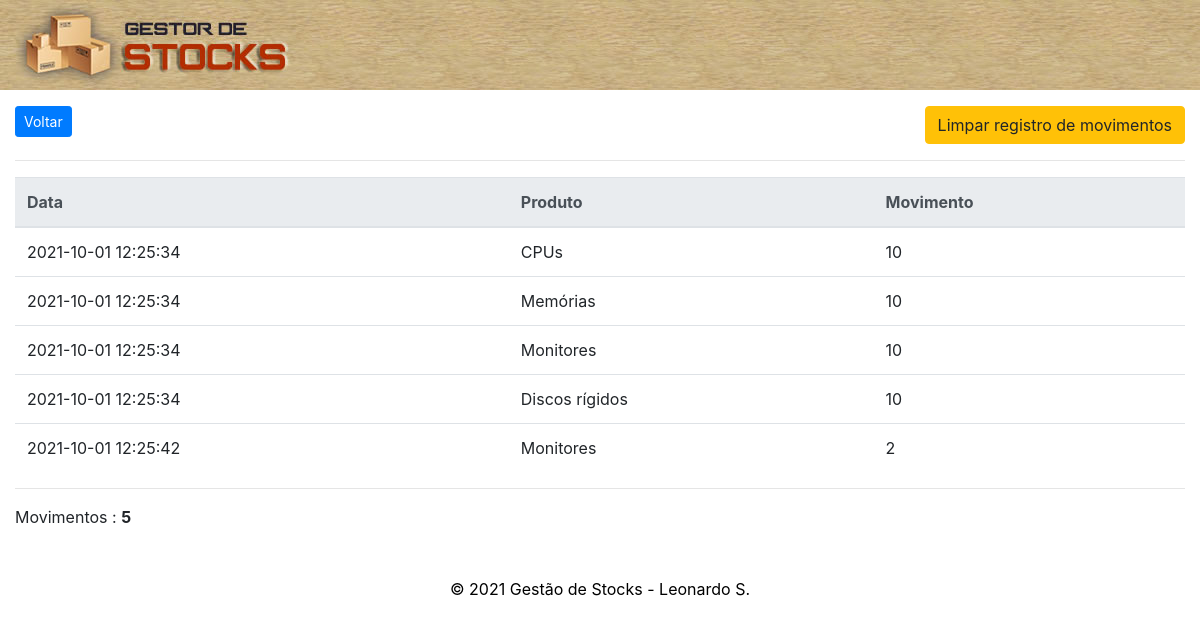
The app's page /index.php/gestao/movimentos with its own data.
### tables this page shows
CREATE TABLE `movimentos` (
  `id_movimento` int(11) UNSIGNED NOT NULL,
  `id_produto` int(11) UNSIGNED DEFAULT NULL,
  `quantidade` int(11) DEFAULT NULL,
  `data_hora` datetime DEFAULT NULL
);

CREATE TABLE `produtos` (
  `id_produto` int(11) UNSIGNED NOT NULL,
  `designacao` varchar(50) DEFAULT NULL,
  `quantidade` int(11) DEFAULT NULL
);

### application/controllers/Gestao.php (called while the page is built, shortened)
<?php
class Gestao extends CI_Controller{
    public function movimentos(){
        $this->load->view("layout/_header");
        $this->load->view("layout/cabecalho");
        $this->load->model("stock");
        $dados['movimentos'] =$this->stock->movimentos();
        $this->load->view("stock/movimentos",$dados);
        $this->load->view("layout/rodape_interno");
        $this->load->view("layout/_footer");
    }
}
?>

### index.php (called while the page is built, shortened)
<?php
require_once BASEPATH.'core/CodeIgniter.php';

### application/models/stock.php (called while the page is built, shortened)
<?php
class Stock extends CI_Model{
    public function movimentos(){
        $resultados = $this->db->select('m.*, p.designacao designacao, p.quantidade temp')
                               ->from("movimentos as m")
                               ->join("produtos as p","m.id_produto = p.id_produto","left")
                               ->get();
        return $resultados->result_array();
    }
}
?>

### application/views/stock/movimentos.php (the view, shortened to what this page needs)
<div class="container-fluid pt-3 pb-3">
    <div class="row">
        <div class="col-6">
            <a href="<?php echo site_url("gestao/home") ?>" class="btn btn-sm btn-primary">Voltar</a>
        </div>
        <div class="col-6 text-right">
            <a href="<?php echo site_url("gestao/limparregistromovimentos")  ?>" class="btn btn-warning">Limpar registro de movimentos</a>
        </div>
    </div>
    <hr>
    <?php if(count($movimentos) == 0): ?>
        <div class="text-center pt-2 pb-2">
        <p class="text-center alert alert-danger"><i class="fas fa-info-circle"></i> Não existe movimentos.</p>
        </div>
    <?php else: ?>
        <table class="table table-hover">
            <thead class="thead-light">
                <th>Data</th>
                <th>Produto</th>
                <th>Movimento</th>
            </thead>
            <?php foreach($movimentos as $movimento): ?>
                <tr>
                    <td><?php echo $movimento['data_hora'] ?> </td>
                    <td><?php echo $movimento['designacao'] ?> </td>
                    <td><?php echo $movimento['quantidade'] ?> </td>
                </tr>
            <?php endforeach; ?>
        </table>
        <hr>
        <p>Movimentos : <b><?php echo count($movimentos) ?></b></p>
     <?php endif; ?>
</div>

### application/views/layout/_header.php (shortened to what this page needs)
<!DOCTYPE html>
<html lang="pt-br">
<head>
    <link rel="stylesheet" href="https://stackpath.bootstrapcdn.com/bootstrap/4.1.0/css/bootstrap.min.css">
    <link href="https://stackpath.bootstrapcdn.com/font-awesome/4.7.0/css/font-awesome.min.css" rel="stylesheet">
    <link rel="stylesheet" href="<?php echo base_url("assets/css/main.css"); ?>">
</head>
<body>

### application/views/layout/cabecalho.php (shortened to what this page needs)
<div class="container-fluid cabecalho">
</div>

### application/views/layout/rodape_interno.php (shortened to what this page needs)
<div class="conteiner-fluid rodape pt-3 pb-3">
    <div class="text-center">
        &copy <?php echo date("Y"); ?> Gestão de Stocks - Leonardo S. <br><br>
    </div>

### application/views/layout/_footer.php (shortened to what this page needs)
</body>
</html>

### assets/css/global/_base.css (style rules this page uses)
* { padding:0; margin:0; }

### assets/css/global/_cabecalho.css (style rules this page uses)
.cabecalho { background : url("../../img/topo_stock.jpg"); height:90px; }

### assets/css/global/_rodape.css (style rules this page uses)
.rodape { color:black; }

### records on screen
movimentos: data_hora "2021-10-01 12:25:34", id_produto.designacao "CPUs", quantidade "10"
movimentos: data_hora "2021-10-01 12:25:34", id_produto.designacao "Memórias", quantidade "10"
movimentos: data_hora "2021-10-01 12:25:34", id_produto.designacao "Monitores", quantidade "10"
movimentos: data_hora "2021-10-01 12:25:34", id_produto.designacao "Discos rígidos", quantidade "10"
movimentos: data_hora "2021-10-01 12:25:42", id_produto.designacao "Monitores", quantidade "2"

### other values on screen
count($movimentos) "5"
